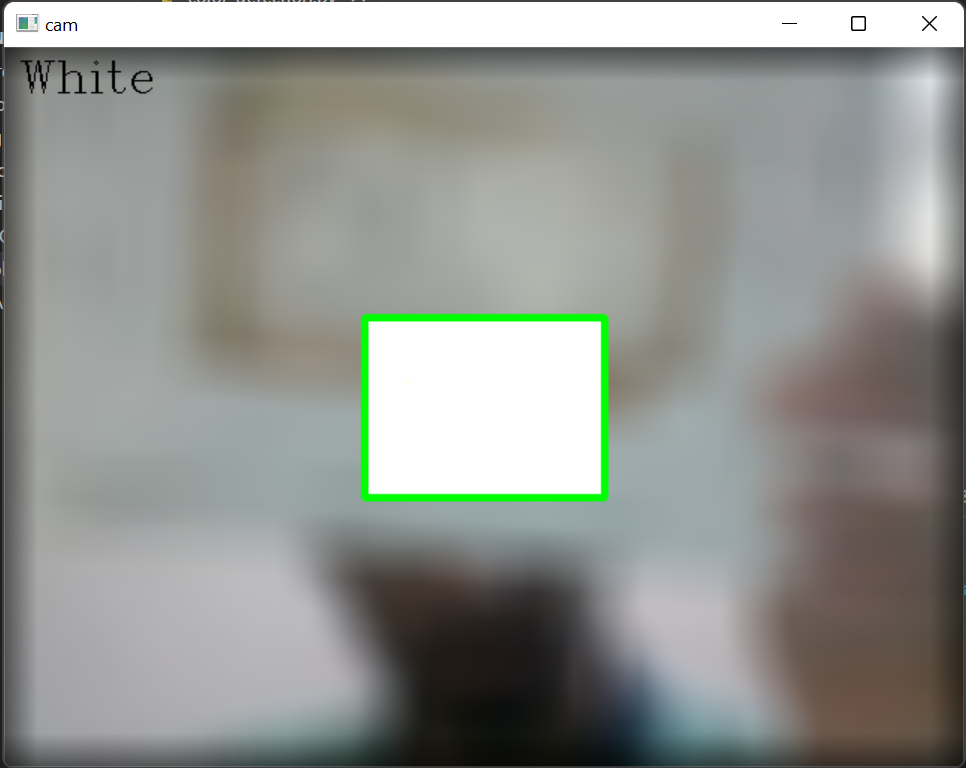
#> input picture assignmnet29/WCCD/res1.png, 966 x 768 px, given in place of the camera
$ python color-detection.py
#> lines starting #> are read from the running program, lines starting #| are printed output that depends on the picture
import cv2
import numpy as np

cap = cv2.VideoCapture(0)

def main():
    while True:
        ret, frame = cap.read()
#> frame is the input picture: shape (768, 966, 3); mean B, G, R 144.8, 149.2, 146.4
        if not ret:
            break

        width, height, _ = frame.shape
#> width = 768; height = 966

        b, g, r = cv2.split(frame)

        target = frame[(width//8)*3:(width//8)*5, (height//8)*3:(height//8)*5]

        b_tar, g_tar, r_tar = cv2.split(target)
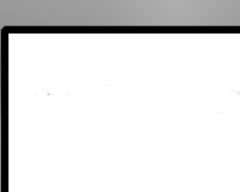
#> b_tar: shape (192, 240); min 0, max 255, mean 225.4
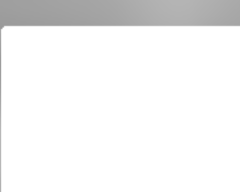
#> g_tar: shape (192, 240); min 153, max 255, mean 242.7

        alpha = 3
        beta = 0
        r_tar = cv2.convertScaleAbs(r_tar, alpha=alpha, beta=beta)
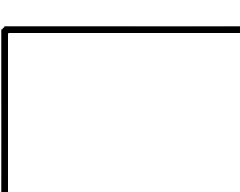
#> r_tar: shape (192, 240); min 0, max 255, mean 240.3
        g_tar = cv2.convertScaleAbs(g_tar, alpha=alpha, beta=beta)
#> g_tar: shape (192, 240); every value is 255
        b_tar = cv2.convertScaleAbs(b_tar, alpha=alpha, beta=beta)

        r_avg = round(np.average(r_tar))
#> r_avg = 240
        g_avg = round(np.average(g_tar))
#> g_avg = 255
        b_avg = round(np.average(b_tar))
#> b_avg = 240

        target = cv2.merge((b_tar,g_tar,r_tar))
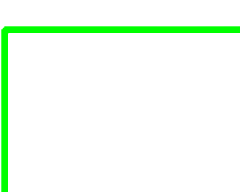
#> target: shape (192, 240, 3); mean B, G, R 240.3, 255, 240.3

        kernel = np.ones((45, 45), np.float32)/2025
        b = cv2.filter2D(b, -1, kernel, borderType=cv2.BORDER_CONSTANT)
        g = cv2.filter2D(g, -1, kernel, borderType=cv2.BORDER_CONSTANT)
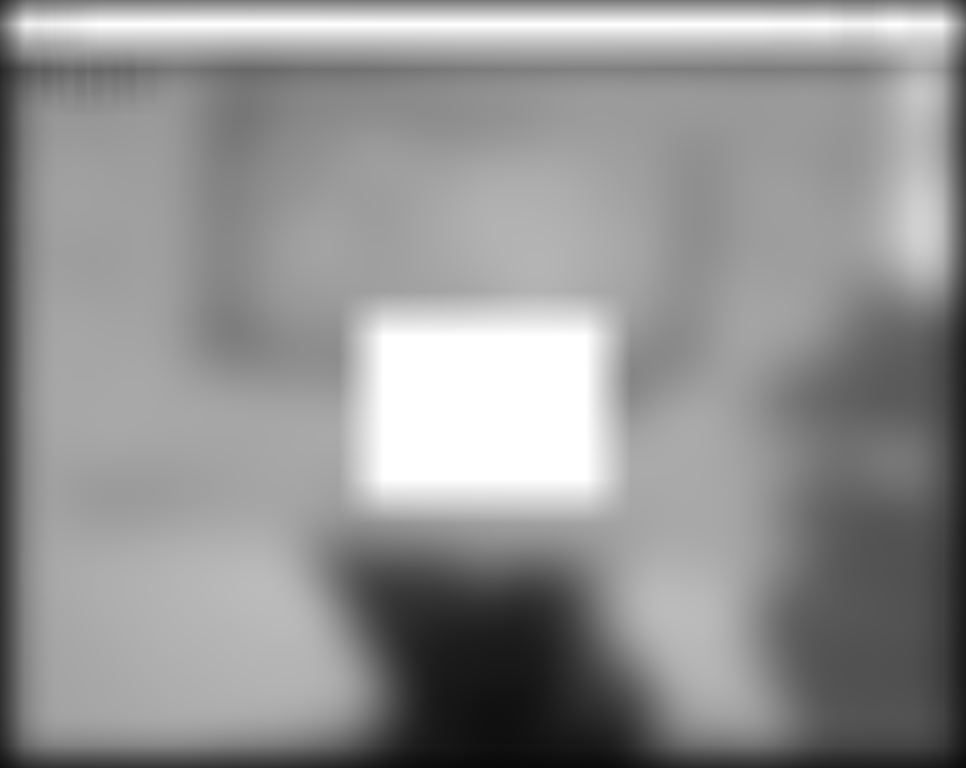
#> g: shape (768, 966); min 8, max 255, mean 146.2
        r = cv2.filter2D(r, -1, kernel, borderType=cv2.BORDER_CONSTANT)
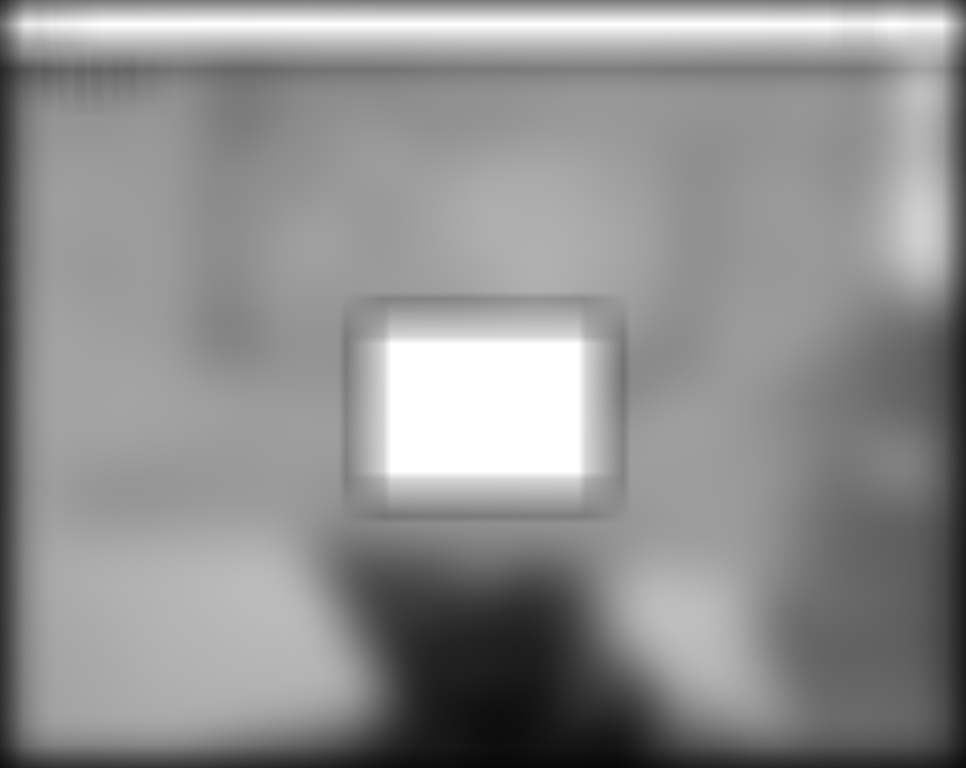
#> r: shape (768, 966); min 8, max 255, mean 143.4

        frame = cv2.merge((b, g, r))

        frame[(width//8)*3:(width//8)*5, (height//8)*3:(height//8)*5] = target
        cv2.rectangle(frame, (height//8*3, width//8*3), ((height//8*5), (width//8*5)), (0, 255, 0), 4)

        # detect color and put text ... r_avg , b_avg ...
        if r_avg>220 and g_avg>220 and b_avg>220:
            cv2.putText(frame, 'White', (10, 30), cv2.FONT_HERSHEY_COMPLEX, 1, (0,0,0))
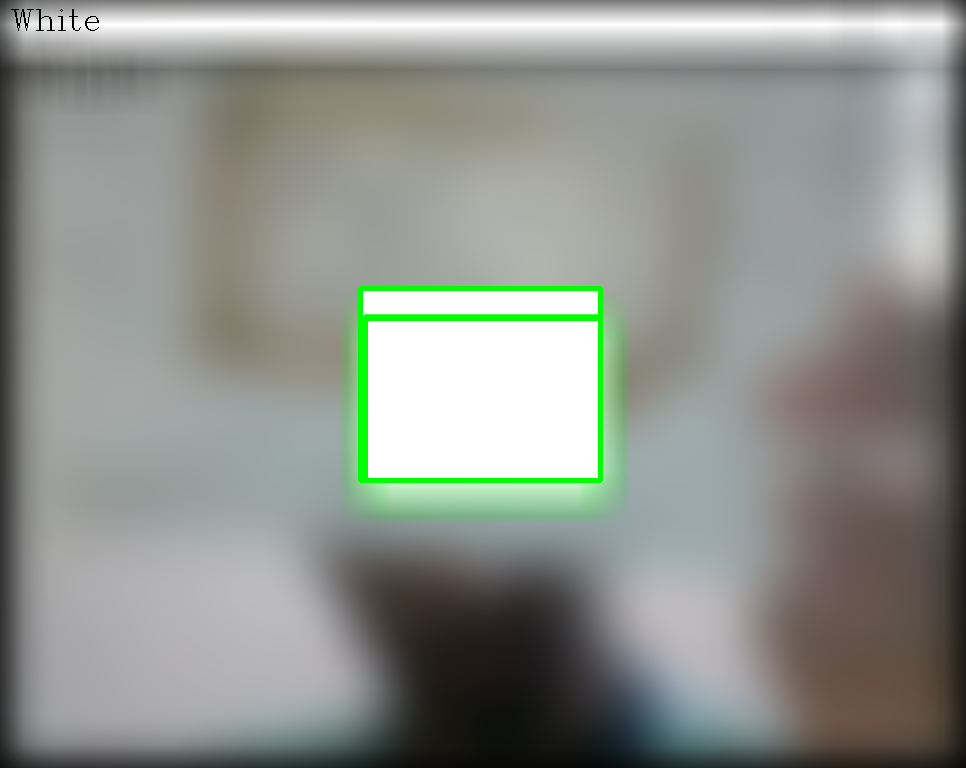
#> frame: shape (768, 966, 3); mean B, G, R 141.7, 147.1, 143.2
        elif r_avg<60 and g_avg<60 and b_avg<60:
            cv2.putText(frame, 'Black', (10, 30), cv2.FONT_HERSHEY_COMPLEX, 1, (0,0,0))
        elif 170>r_avg>70 and 170>g_avg>70 and 170>b_avg>70:
            cv2.putText(frame, 'Gray', (10, 30), cv2.FONT_HERSHEY_COMPLEX, 1, (0,0,0))

        elif r_avg>200 and g_avg<40 and b_avg<40:
            cv2.putText(frame, 'Red', (10, 30), cv2.FONT_HERSHEY_COMPLEX, 1, (0,0,0))
        elif r_avg<40 and g_avg>200 and b_avg<40:
            cv2.putText(frame, 'Green', (10, 30), cv2.FONT_HERSHEY_COMPLEX, 1, (0,0,0))
        elif r_avg<40 and g_avg<40 and b_avg>200:
            cv2.putText(frame, 'Blue', (10, 30), cv2.FONT_HERSHEY_COMPLEX, 1, (0,0,0))

        elif r_avg>200 and g_avg>200 and b_avg<40:
            cv2.putText(frame, 'Yellow', (10, 30), cv2.FONT_HERSHEY_COMPLEX, 1, (0,0,0))
        elif r_avg<40 and g_avg>200 and b_avg>200:
            cv2.putText(frame, 'Cyan', (10, 30), cv2.FONT_HERSHEY_COMPLEX, 1, (0,0,0))
        elif r_avg>200 and g_avg<40 and b_avg>200:
            cv2.putText(frame, 'Magenta', (10, 30), cv2.FONT_HERSHEY_COMPLEX, 1, (0,0,0))

        cv2.imshow('cam', frame)

        if cv2.waitKey(1) & 0xFF == ord('q'):
#> (key q is pressed here)
            break

if __name__=='__main__':
    main()
    cap.release()
    cv2.destroyAllWindows()

$ run again, on assignmnet29/WCCD/res2.png
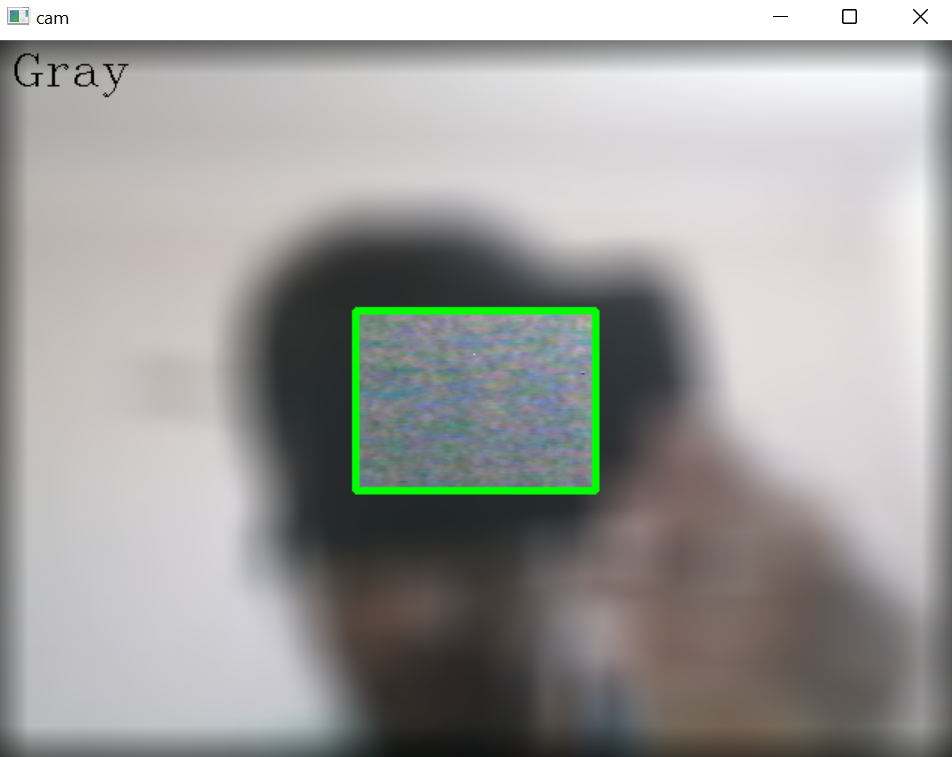
#> input picture assignmnet29/WCCD/res2.png, 952 x 757 px, given in place of the camera
#> in main, frame is the input picture: shape (757, 952, 3); mean B, G, R 156.3, 158.2, 158.5
#> in main, `g_tar = cv2.convertScaleAbs(g_tar, alpha=alpha, beta=beta)`:
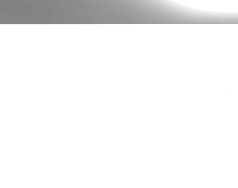
#> g_tar: shape (188, 238); min 129, max 255, mean 244
#> r_avg = 228
#> g_avg = 244
#> b_avg = 230
#> in main, `cv2.putText(frame, 'White', (10, 30), cv2.FONT_HERSHEY_COMPLEX, 1, (0,..`:
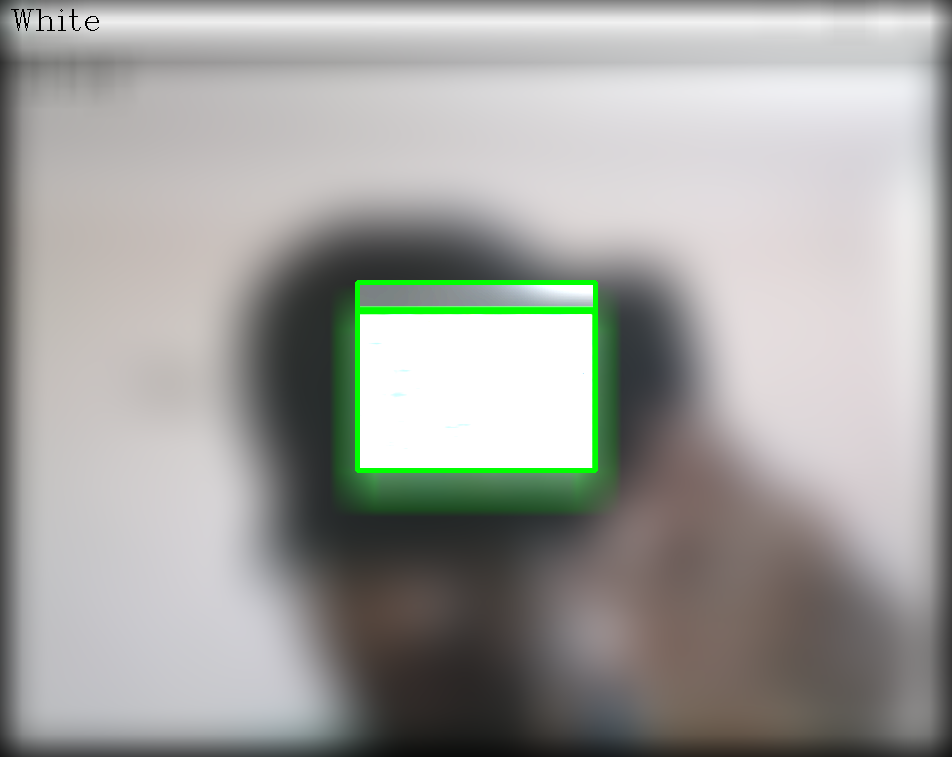
#> frame: shape (757, 952, 3); mean B, G, R 158.3, 161.7, 161.4
